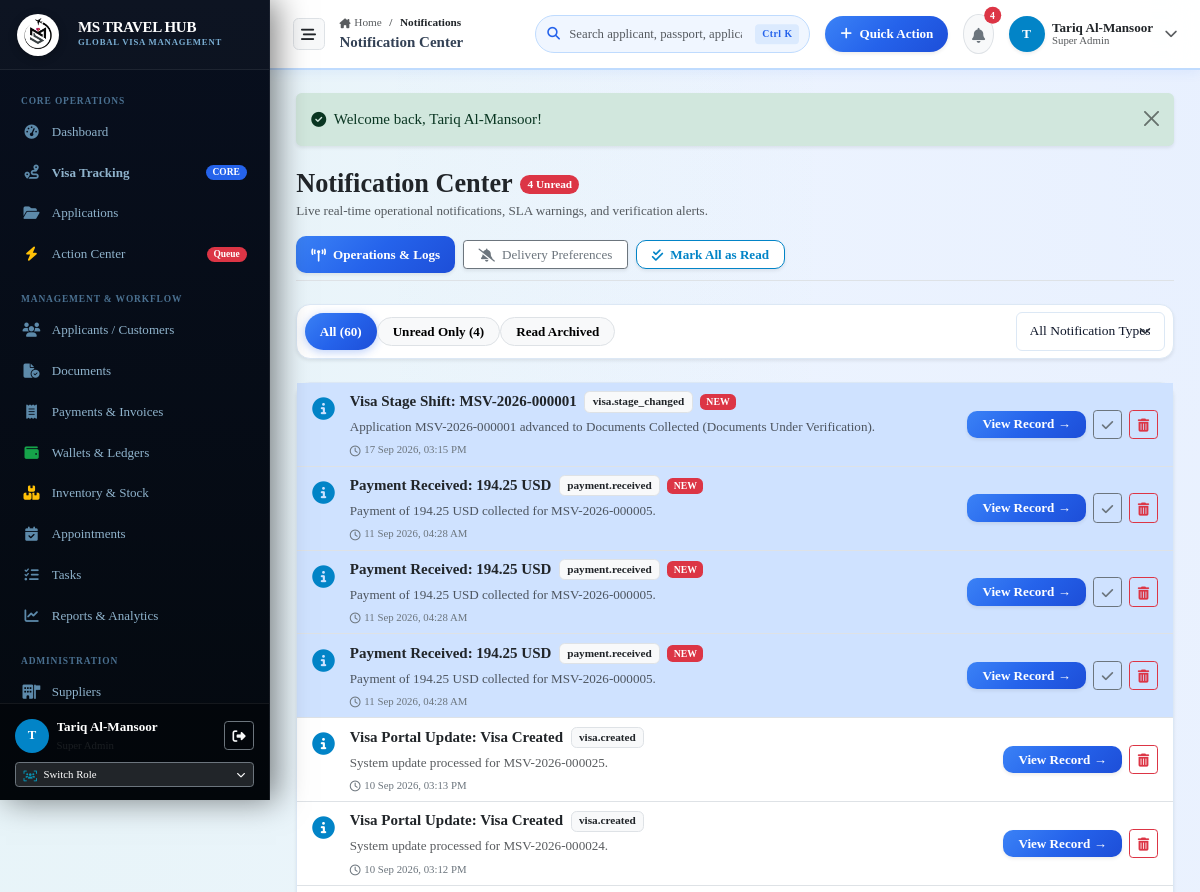
The page /notifications (signed in, upper part) on the database as committed earlier.
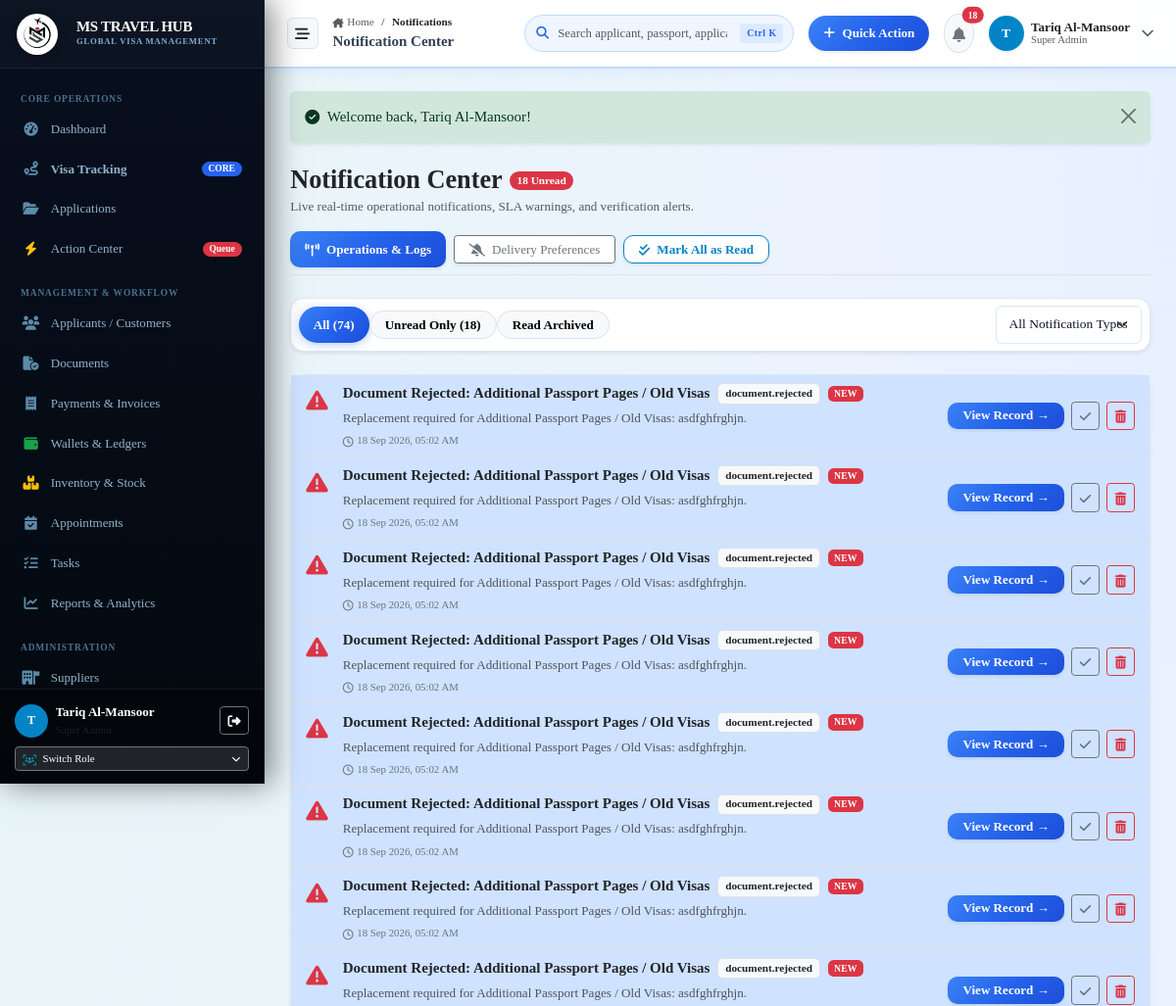
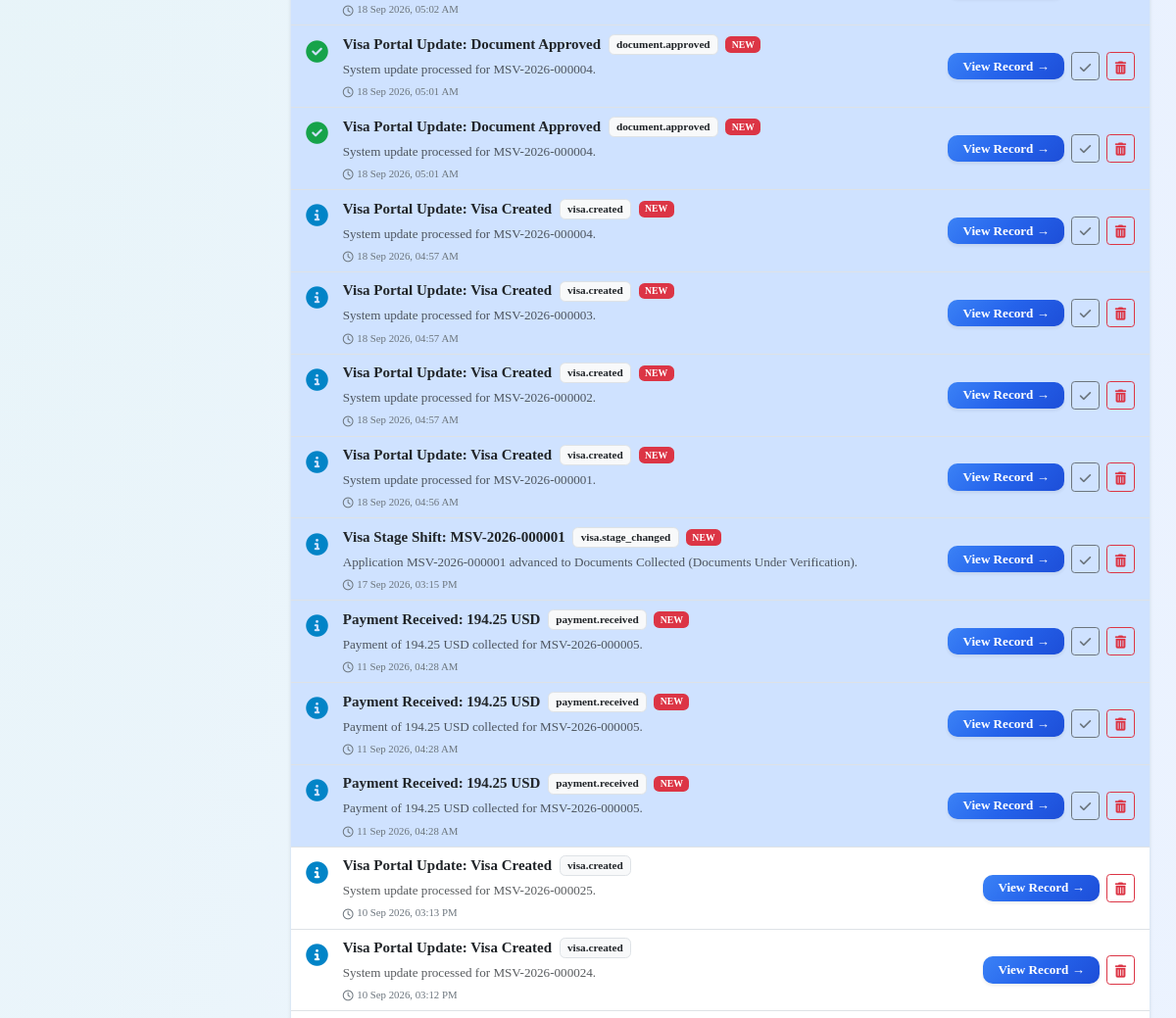
The same page on the database as committed later (2 pictures, top to bottom).
### tables this page shows
CREATE TABLE notifications (
    id INTEGER PRIMARY KEY AUTOINCREMENT,
    user_id INTEGER,
    customer_id INTEGER,
    recipient_type TEXT DEFAULT 'Staff',
    title TEXT NOT NULL,
    message TEXT NOT NULL,
    link TEXT,
    notification_type TEXT DEFAULT 'System',
    severity TEXT DEFAULT 'info',
    is_read INTEGER DEFAULT 0,
    read_at DATETIME,
    created_at DATETIME DEFAULT CURRENT_TIMESTAMP,
    FOREIGN KEY (user_id) REFERENCES users(id),
    FOREIGN KEY (customer_id) REFERENCES customers(id)
);

### app/Controllers/NotificationController.php (called while the page is built, shortened)
<?php
class NotificationController
{
    public function index(): void
    {
        $pdo = Database::getConnection();
        $user = auth_user();
        $userId = (int)($user['id'] ?? 0);
        $sql = "SELECT * FROM notifications WHERE (user_id = ? OR recipient_type = 'Staff')";
        $params = [$userId];
        $sql .= " ORDER BY created_at DESC LIMIT 100";
        $stmt = $pdo->prepare($sql);
        $stmt->execute($params);
        $notifications = $stmt->fetchAll();
        $countUnread = (int)$pdo->query("SELECT COUNT(*) FROM notifications WHERE (user_id = {$userId} OR recipient_type = 'Staff') AND is_read = 0")->fetchColumn();
        $countAll = (int)$pdo->query("SELECT COUNT(*) FROM notifications WHERE (user_id = {$userId} OR recipient_type = 'Staff')")->fetchColumn();
        require_once dirname(__DIR__) . '/Views/notifications/index.php';
    }
}

### app/autoload.php (called while the page is built, shortened)
<?php
function e(?string $string): string {
    return htmlspecialchars((string)($string ?? ''), ENT_QUOTES, 'UTF-8');
}
function auth_user(): ?array {
    return $_SESSION['user'] ?? null;
}
function user_has_role(array|string $roles): bool {
    $user = auth_user();
    if (($user['role_slug'] ?? '') === 'super-admin' || ($user['role_name'] ?? '') === 'Super Admin') {
        return true;
    }
    return in_array($user['role_slug'] ?? '', $roles, true) || in_array($user['role_name'] ?? '', $roles, true);
}
function get_flash(): ?array {
    if (isset($_SESSION['flash'])) {
        $flash = $_SESSION['flash'];
        return $flash;
    }
    return null;
}
function format_datetime(?string $date): string {
    return date('d M Y, h:i A', strtotime($date));
}

### app/Views/notifications/index.php (the view, shortened to what the changed rows need)
<?php
$pageTitle = 'Notification Center — VISA TRACK';
$flash = get_flash();
require_once dirname(__DIR__) . '/layouts/header.php';
require_once dirname(__DIR__) . '/layouts/sidebar.php';
require_once dirname(__DIR__) . '/layouts/topbar.php';
$activeFilter = $_GET['filter'] ?? 'all';
?>
<div class="content-body">
  <?php if ($flash): ?>
    <div class="alert alert-<?= e($flash['type'] === 'danger' ? 'danger' : ($flash['type'] === 'success' ? 'success' : 'info')) ?> alert-dismissible fade show mb-4 border-0 shadow-sm" role="alert">
      <div class="d-flex align-items-center gap-2">
        <i class="fa-solid <?= $flash['type'] === 'danger' ? 'fa-circle-exclamation' : ($flash['type'] === 'success' ? 'fa-circle-check' : 'fa-circle-info') ?>"></i>
        <span><?= e($flash['message']) ?></span>
      </div>
      <button type="button" class="btn-close" data-bs-dismiss="alert"></button>
    </div>
  <?php endif; ?>
  <div class="d-flex flex-wrap align-items-center justify-content-between gap-3 mb-4 pb-2 border-bottom">
    <div>
      <div class="d-flex align-items-center gap-2">
        <h3 class="fw-bold brand-font text-dark mb-0">Notification Center</h3>
        <?php if ($countUnread > 0): ?>
          <span class="badge bg-danger rounded-pill px-2.5 py-1"><?= $countUnread ?> Unread</span>
        <?php endif; ?>
      </div>
      <p class="text-muted small mb-0">Live real-time operational notifications, SLA warnings, and verification alerts.</p>
    </div>
    <div class="d-flex align-items-center gap-2">
      <?php if (user_has_role(['super-admin', 'admin', 'branch-manager', 'visa-manager'])): ?>
        <a href="/notifications/admin" class="btn btn-primary btn-sm px-3 shadow-sm">
          <i class="fa-solid fa-tower-broadcast me-1"></i> Operations &amp; Logs
        </a>
      <?php endif; ?>
      <a href="/notifications/preferences" class="btn btn-outline-secondary btn-sm px-3 bg-white shadow-sm">
        <i class="fa-solid fa-bell-slash me-1"></i> Delivery Preferences
      </a>
      <a href="/notifications/mark-all-read" class="btn btn-outline-primary btn-sm px-3 bg-white shadow-sm">
        <i class="fa-solid fa-check-double me-1"></i> Mark All as Read
      </a>
    </div>
  </div>
  <div class="card card-enterprise mb-4 shadow-sm">
    <div class="card-body p-2 d-flex flex-wrap align-items-center justify-content-between gap-2">
      <div class="d-flex flex-wrap gap-1.5 align-items-center">
        <a href="/notifications?filter=all" class="btn btn-sm <?= $activeFilter === 'all' ? 'btn-primary' : 'btn-light border' ?> px-3 fw-semibold rounded-pill">
          All (<?= $countAll ?>)
        </a>
        <a href="/notifications?filter=unread" class="btn btn-sm <?= $activeFilter === 'unread' ? 'btn-danger' : 'btn-light border' ?> px-3 fw-semibold rounded-pill">
          Unread Only (<?= $countUnread ?>)
        </a>
        <a href="/notifications?filter=read" class="btn btn-sm <?= $activeFilter === 'read' ? 'btn-secondary' : 'btn-light border' ?> px-3 fw-semibold rounded-pill">
          Read Archived
        </a>
      </div>
      <form action="/notifications" method="GET" class="d-flex align-items-center gap-1">
        <select name="type" class="form-select form-select-sm" onchange="this.form.submit()">
          <option value="">All Notification Types</option>
        </select>
      </form>
    </div>
  </div>
  <div class="card card-enterprise shadow-sm">
    <div class="card-body p-0">
      <?php if (empty($notifications)): ?>
        <div class="text-center py-5 text-muted">
          <i class="fa-regular fa-bell-slash fs-2 text-muted mb-2"></i>
          <div class="fw-semibold">No notifications found in this view.</div>
        </div>
      <?php else: ?>
        <div class="list-group list-group-flush">
          <?php foreach ($notifications as $n): ?>
            <?php
              $isUnread = (int)$n['is_read'] === 0;
              $icon = 'fa-solid fa-circle-info text-primary';
              if ($n['severity'] === 'danger') $icon = 'fa-solid fa-triangle-exclamation text-danger';
              elseif ($n['severity'] === 'warning') $icon = 'fa-solid fa-clock text-warning';
              elseif ($n['severity'] === 'success') $icon = 'fa-solid fa-circle-check text-success';
            ?>
            <div class="list-group-item p-3.5 d-flex flex-wrap align-items-center justify-content-between gap-3 <?= $isUnread ? 'bg-primary-subtle bg-opacity-25' : 'bg-white' ?>">
              <div class="d-flex align-items-start gap-3 flex-grow-1">
                <div class="fs-4 mt-0.5"><i class="<?= $icon ?>"></i></div>
                <div>
                  <div class="d-flex flex-wrap align-items-center gap-2 mb-1">
                    <span class="fw-bold text-dark fs-6"><?= e($n['title']) ?></span>
                    <span class="badge bg-light text-dark border small"><?= e($n['notification_type']) ?></span>
                    <?php if ($isUnread): ?>
                      <span class="badge bg-danger fw-bold" style="font-size: 0.65rem;">NEW</span>
                    <?php endif; ?>
                  </div>
                  <p class="text-muted small mb-1"><?= e($n['message']) ?></p>
                  <div class="text-secondary" style="font-size: 0.72rem;">
                    <i class="fa-regular fa-clock me-1"></i><?= format_datetime($n['created_at']) ?>
                  </div>
                </div>
              </div>
              <div class="d-flex align-items-center gap-2">
                <?php if (!empty($n['link'])): ?>
                  <a href="/notifications/mark-read?id=<?= $n['id'] ?>&redirect=<?= urlencode($n['link']) ?>" class="btn btn-sm btn-primary py-1 px-3 fw-semibold shadow-sm">
                    View Record &rarr;
                  </a>
                <?php endif; ?>
                <?php if ($isUnread): ?>
                  <a href="/notifications/mark-read?id=<?= $n['id'] ?>" class="btn btn-sm btn-outline-secondary py-1 px-2" title="Mark as Read">
                    <i class="fa-solid fa-check"></i>
                  </a>
                <?php endif; ?>
                <a href="/notifications/delete?id=<?= $n['id'] ?>" class="btn btn-sm btn-outline-danger py-1 px-2" title="Dismiss">
                  <i class="fa-solid fa-trash-can"></i>
                </a>
              </div>
            </div>
          <?php endforeach; ?>
        </div>
      <?php endif; ?>
    </div>
  </div>
</div>
<?php require_once dirname(__DIR__) . '/layouts/footer.php'; ?>

### app/Views/layouts/topbar.php (shortened to what the changed rows need)
<?php
$currentUser = auth_user();
$pdo = App\Config\Database::getConnection();
$unreadNotifs = 0;
try {
    $stmtCount = $pdo->query("SELECT COUNT(*) FROM notifications WHERE (recipient_type = 'Staff' OR user_id = " . (int)($currentUser['id'] ?? 0) . ") AND is_read = 0");
    $unreadNotifs = (int)$stmtCount->fetchColumn();
} catch (\Throwable $e) {
}
$currentUri = parse_url($_SERVER['REQUEST_URI'] ?? '', PHP_URL_PATH);
$uriSegments = array_filter(explode('/', trim($currentUri, '/')));
?>
<div class="app-main-content" id="appMainContent">
<header class="app-topbar" id="appTopbar">
  <div class="d-flex align-items-center gap-2 gap-md-3">
    <button class="btn btn-light d-none d-lg-inline-flex p-2 border topbar-toggle-btn" id="desktopSidebarToggleBtn" type="button" aria-label="Toggle Desktop Sidebar" title="Collapse / Expand Navigation">
      <i class="fa-solid fa-bars-staggered text-dark"></i>
    </button>
    <div class="d-none d-lg-block topbar-breadcrumb-container" style="min-width: 180px; max-width: 340px;">
      <nav aria-label="breadcrumb">
        <ol class="breadcrumb mb-0" style="font-size: 0.75rem;">
          <li class="breadcrumb-item"><a href="/dashboard" class="text-decoration-none text-muted"><i class="fa-solid fa-house-chimney small me-1"></i>Home</a></li>
          <?php if (empty($uriSegments) || $currentUri === '/dashboard'): ?>
            <li class="breadcrumb-item active text-dark fw-semibold" aria-current="page">Dashboard</li>
          <?php else: ?>
            <?php
            $accumulated = '';
            $totalSeg = count($uriSegments);
            $idx = 0;
            foreach ($uriSegments as $seg):
              $idx++;
              $accumulated .= '/' . $seg;
              $segLabel = ucwords(str_replace(['-', '_'], ' ', $seg));
              if ($idx === $totalSeg): ?>
                <li class="breadcrumb-item active text-dark fw-semibold" aria-current="page"><?= e($segLabel) ?></li>
              <?php else: ?>
                <li class="breadcrumb-item"><a href="<?= e($accumulated) ?>" class="text-decoration-none text-muted"><?= e($segLabel) ?></a></li>
              <?php endif; ?>
            <?php endforeach; ?>
          <?php endif; ?>
        </ol>
      </nav>
      <?php
        $cleanTitle = trim(explode('—', (string)($pageTitle ?? 'Staff Operations'))[0]);
      ?>
      <div class="fw-bold fs-6 page-title-header text-truncate" title="<?= e($cleanTitle) ?>"><?= e($cleanTitle) ?></div>
    </div>
  </div>
  <div class="topbar-search position-relative">
    <input type="text" id="globalSearchInput" class="form-control form-control-sm" placeholder="Search applicant, passport, application #..." autocomplete="off">
    <span class="search-shortcut-badge d-none d-md-inline-block">Ctrl K</span>
  </div>
  <div class="d-flex align-items-center gap-2 gap-md-3 flex-shrink-0">
    <div class="dropdown flex-shrink-0">
      <button class="btn btn-primary btn-sm px-2.5 px-md-3 rounded-pill d-flex align-items-center gap-1 shadow-sm topbar-quick-action-btn" type="button" data-bs-toggle="dropdown" aria-expanded="false" title="Quick Action">
        <i class="fa-solid fa-plus"></i>
        <span class="d-none d-sm-inline ms-1 fw-semibold">Quick Action</span>
      </button>
    </div>
    <div class="dropdown">
      <button class="btn btn-light position-relative p-2 rounded-circle border topbar-icon-btn" id="topbarNotifBtn" type="button" data-bs-toggle="dropdown" aria-expanded="false" title="Notifications">
        <i class="fa-solid fa-bell text-secondary"></i>
        <span id="topbarNotifBadge" class="position-absolute top-0 start-100 translate-middle badge rounded-pill bg-danger <?= $unreadNotifs > 0 ? '' : 'd-none' ?>" style="font-size: 0.65rem;">
          <?= $unreadNotifs > 99 ? '99+' : $unreadNotifs ?>
        </span>
      </button>
    </div>
    <div class="dropdown">
      <a href="#" class="d-flex align-items-center gap-2 text-decoration-none text-dark topbar-user-btn" data-bs-toggle="dropdown" aria-expanded="false" title="<?= e($currentUser['name'] ?? 'User Profile') ?>">
        <div class="rounded-circle bg-primary text-white d-flex align-items-center justify-content-center fw-bold shadow-sm topbar-user-avatar" style="width: 36px; height: 36px; font-size: 0.9rem;">
          <?= strtoupper(substr($currentUser['name'] ?? 'U', 0, 1)) ?>
        </div>
        <div class="d-none d-lg-block text-start" style="line-height: 1.1;">
          <div class="fw-semibold small user-name-label"><?= e($currentUser['name'] ?? 'Staff') ?></div>
          <div class="text-muted user-role-label" style="font-size: 0.72rem;"><?= e($currentUser['role_name'] ?? 'Staff') ?></div>
        </div>
        <i class="fa-solid fa-chevron-down text-muted small ms-1 d-none d-sm-inline-block"></i>
      </a>
    </div>
  </div>
</header>

Rows that differ between the two databases and show on the page:
added notifications: title "Document Rejected: Additional Passport Pages / Old Visas", notification_type "document.rejected", is_read "NEW", message "Replacement required for Additional Passport Pages / Old Visas: asdfghfrghjn.", created_at "18 Sep 2026, 05:02 AM"
added notifications: title "Document Rejected: Additional Passport Pages / Old Visas", notification_type "document.rejected", is_read "NEW", message "Replacement required for Additional Passport Pages / Old Visas: asdfghfrghjn.", created_at "18 Sep 2026, 05:02 AM"
added notifications: title "Document Rejected: Additional Passport Pages / Old Visas", notification_type "document.rejected", is_read "NEW", message "Replacement required for Additional Passport Pages / Old Visas: asdfghfrghjn.", created_at "18 Sep 2026, 05:02 AM"
added notifications: title "Document Rejected: Additional Passport Pages / Old Visas", notification_type "document.rejected", is_read "NEW", message "Replacement required for Additional Passport Pages / Old Visas: asdfghfrghjn.", created_at "18 Sep 2026, 05:02 AM"
added notifications: title "Document Rejected: Additional Passport Pages / Old Visas", notification_type "document.rejected", is_read "NEW", message "Replacement required for Additional Passport Pages / Old Visas: asdfghfrghjn.", created_at "18 Sep 2026, 05:02 AM"
added notifications: title "Document Rejected: Additional Passport Pages / Old Visas", notification_type "document.rejected", is_read "NEW", message "Replacement required for Additional Passport Pages / Old Visas: asdfghfrghjn.", created_at "18 Sep 2026, 05:02 AM"
added notifications: title "Document Rejected: Additional Passport Pages / Old Visas", notification_type "document.rejected", is_read "NEW", message "Replacement required for Additional Passport Pages / Old Visas: asdfghfrghjn.", created_at "18 Sep 2026, 05:02 AM"
added notifications: title "Document Rejected: Additional Passport Pages / Old Visas", notification_type "document.rejected", is_read "NEW", message "Replacement required for Additional Passport Pages / Old Visas: asdfghfrghjn.", created_at "18 Sep 2026, 05:02 AM"
added notifications: title "Visa Portal Update: Document Approved", notification_type "document.approved", is_read "NEW", message "System update processed for MSV-2026-000004.", created_at "18 Sep 2026, 05:01 AM"
added notifications: title "Visa Portal Update: Document Approved", notification_type "document.approved", is_read "NEW", message "System update processed for MSV-2026-000004.", created_at "18 Sep 2026, 05:01 AM"
added notifications: title "Visa Portal Update: Visa Created", notification_type "visa.created", is_read "NEW", message "System update processed for MSV-2026-000004.", created_at "18 Sep 2026, 04:57 AM"
added notifications: title "Visa Portal Update: Visa Created", notification_type "visa.created", is_read "NEW", message "System update processed for MSV-2026-000003.", created_at "18 Sep 2026, 04:57 AM"
added notifications: title "Visa Portal Update: Visa Created", notification_type "visa.created", is_read "NEW", message "System update processed for MSV-2026-000002.", created_at "18 Sep 2026, 04:57 AM"
added notifications: title "Visa Portal Update: Visa Created", notification_type "visa.created", is_read "NEW", message "System update processed for MSV-2026-000001.", created_at "18 Sep 2026, 04:56 AM"
Other text that changed with them:
$unreadNotifs: "4" → "18"
$countUnread: "4" → "18"
$countAll: "60" → "74"
